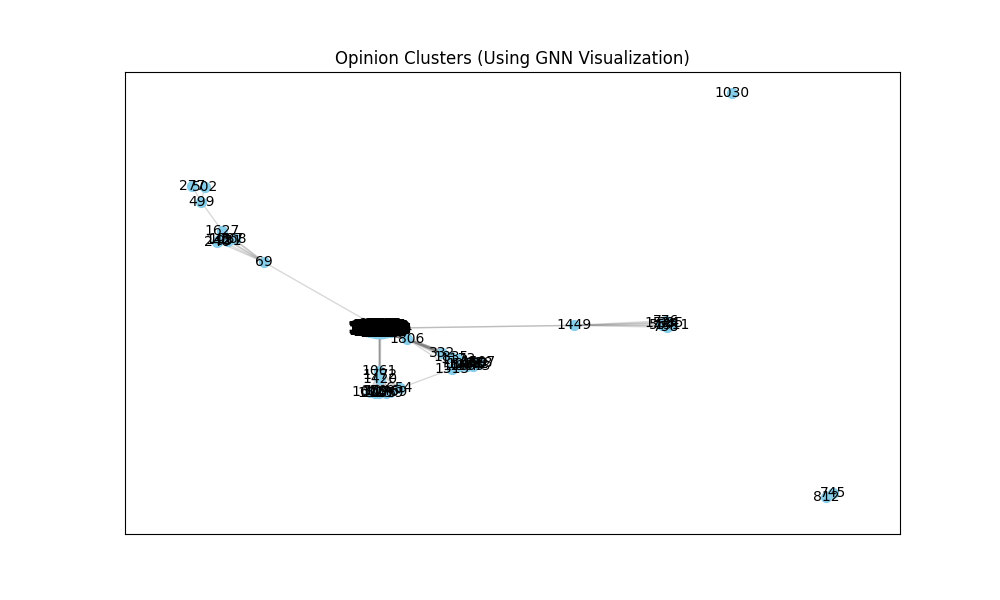

Recreate this plot in Python.
import pandas as pd
import networkx as nx
import matplotlib.pyplot as plt

# Load the CSV data
df = pd.read_csv(r'C:\Users\HARI\Desktop\Saru\Opinion\backend\clustered_combined_data.csv')


# Reduce data size for visualization
df = df.sample(n=500)  # Sample 500 rows for better performance

# Initialize graph
G = nx.Graph()

# Add nodes for each unique entity in the Cluster column
for cluster in df['Cluster'].unique():
    cluster_nodes = df[df['Cluster'] == cluster]
    for node in cluster_nodes.index:
        G.add_node(node, group=cluster)

# Create edges based on shared themes or sentiment
for i, row1 in df.iterrows():
    neighbors = df[(df['Assigned_Theme'] == row1['Assigned_Theme']) | (df['VADER_sentiment'] == row1['VADER_sentiment'])]
    for j, row2 in neighbors.iterrows():
        if i != j:
            G.add_edge(i, j, weight=0.5)

# Position nodes using spring layout
pos = nx.spring_layout(G, seed=42)

# Plot the graph with Matplotlib
plt.figure(figsize=(10, 6))
nx.draw_networkx_nodes(G, pos, node_size=50, node_color='skyblue')
nx.draw_networkx_edges(G, pos, alpha=0.3, edge_color='gray')
nx.draw_networkx_labels(G, pos, font_size=10)

# Save the plot as an image
plt.title("Opinion Clusters (Using GNN Visualization)")
plt.savefig("cluster.png")
plt.close()

print("Matplotlib visualization saved as opinion_clusters_matplotlib.png")
